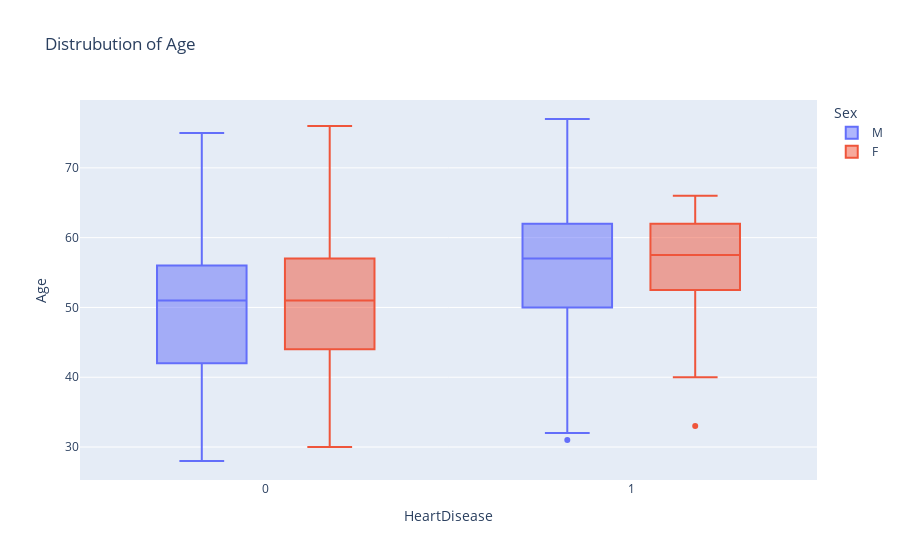

Here is the notebook cell this chart was saved with:
### Code cell
'''

---------------------------------------------------------------------------------------------------------------------------

An extremely interesting observation is that the people with chest pains typically don't seem to have heart disease.
But the people who don't have chest pains do seem to be the ones with heart disease.

I'm not a doctor and have little knowedge about this but I would definitely start asking questions along the lines of:
-Does heart disease maybe prevent circulation to your chest, resulting in potentially a lack of feeling there.
-Is chest pain caused by strong circulation, which isn't present with heart disease.

All I know is that this is something a researcher would be interested in.

---------------------------------------------------------------------------------------------------------------------------

Let's now compare ages to heart disease.
We can use a box and whisker for this.

---------------------------------------------------------------------------------------------------------------------------

'''
fig = px.box(data,y="Age",x="HeartDisease",color="Sex",title=f"Distrubution of Age")
fig.show()

### Figure 1 — Plotly figure (JSON) as saved in the notebook; plotly's stock layout.template omitted (floating-point values rounded to 4 significant figures; data arrays with more than 128 entries replaced by an {"elided": "..."} marker saying what was removed)
{"data": [{"alignmentgroup": "True", "hovertemplate": "Sex=M<br>HeartDisease=%{x}<br>Age=%{y}<extra></extra>", "legendgroup": "M", "marker": {"color": "#636efa"}, "name": "M", "notched": false, "offsetgroup": "M", "orientation": "v", "showlegend": true, "type": "box", "x": {"elided": "564 int values"}, "x0": " ", "xaxis": "x", "y": {"elided": "564 int values"}, "y0": " ", "yaxis": "y"}, {"alignmentgroup": "True", "hovertemplate": "Sex=F<br>HeartDisease=%{x}<br>Age=%{y}<extra></extra>", "legendgroup": "F", "marker": {"color": "#EF553B"}, "name": "F", "notched": false, "offsetgroup": "F", "orientation": "v", "showlegend": true, "type": "box", "x": {"elided": "182 int values"}, "x0": " ", "xaxis": "x", "y": {"elided": "182 int values"}, "y0": " ", "yaxis": "y"}], "layout": {"boxmode": "group", "legend": {"title": {"text": "Sex"}, "tracegroupgap": 0}, "title": {"text": "Distrubution of Age"}, "xaxis": {"anchor": "y", "domain": [0, 1], "title": {"text": "HeartDisease"}}, "yaxis": {"anchor": "x", "domain": [0, 1], "title": {"text": "Age"}}}}
